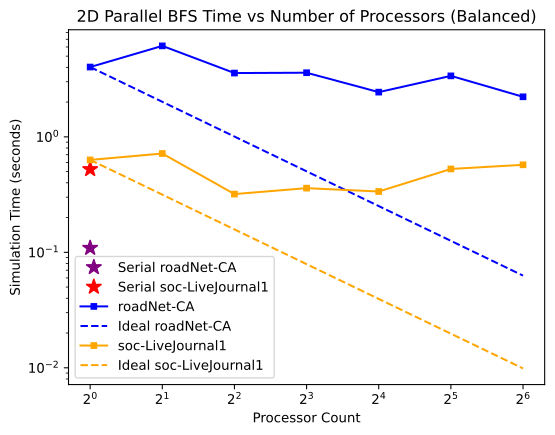

The Python source for this figure:
import matplotlib.pyplot as plt

plt.figure()
plt.xlabel('Processor Count')
plt.ylabel('Simulation Time (seconds)')
plt.title('2D Parallel BFS Time vs Number of Processors (Balanced)')

# Data for both basic and load-balanced BFS are here
# Switch (SW) shows where to swap roadNet and roadNet_balanced

x = [1, 2, 4, 8, 16, 32, 64]

serial_roadNet = 0.109
serial_liveJournal = 0.524

roadNet = [4.76532, 5.0038, 3.44691, 2.98737, 2.54703, 3.1779, 2.35281]
roadNet_balanced = [4.02209, 6.13254, 3.56732, 3.59116, 2.4388, 3.37274, 2.22202]
liveJournal = [0.656489, 0.616164, 0.426637, 0.422192, 0.321941, 0.494534, 0.497369]
liveJournal_balanced = [0.631548, 0.716758, 0.319335, 0.359383, 0.336126, 0.52704, 0.57269]

ideal_x = [1, 64]
# SW
ideal_roadNet = [roadNet_balanced[0], roadNet_balanced[0]/64]
# SW
ideal_liveJournal = [liveJournal_balanced[0], liveJournal_balanced[0]/64]

plt.xscale("log", base=2)
plt.yscale("log", base=10)


plt.plot([1], [serial_roadNet], marker='*', markersize = 12, linestyle='None',
         color='purple', label='Serial roadNet-CA')
plt.plot([1], [serial_liveJournal], marker='*', markersize = 12, linestyle='None',
         color='red', label='Serial soc-LiveJournal1')

# SW
plt.plot(x, roadNet_balanced, linestyle='-', color = "blue", marker='s', markersize=4, label = "roadNet-CA")
plt.plot(ideal_x, ideal_roadNet, color = "blue", linestyle="--", label = "Ideal roadNet-CA")
# SW
plt.plot(x, liveJournal_balanced, color = "orange", marker='s', markersize=4, label = "soc-LiveJournal1")
plt.plot(ideal_x, ideal_liveJournal, color = "orange", linestyle="--", label = "Ideal soc-LiveJournal1")
plt.legend()

out_fname = "2d_bfs_plot_balanced.svg"
plt.savefig(out_fname, bbox_inches='tight')
